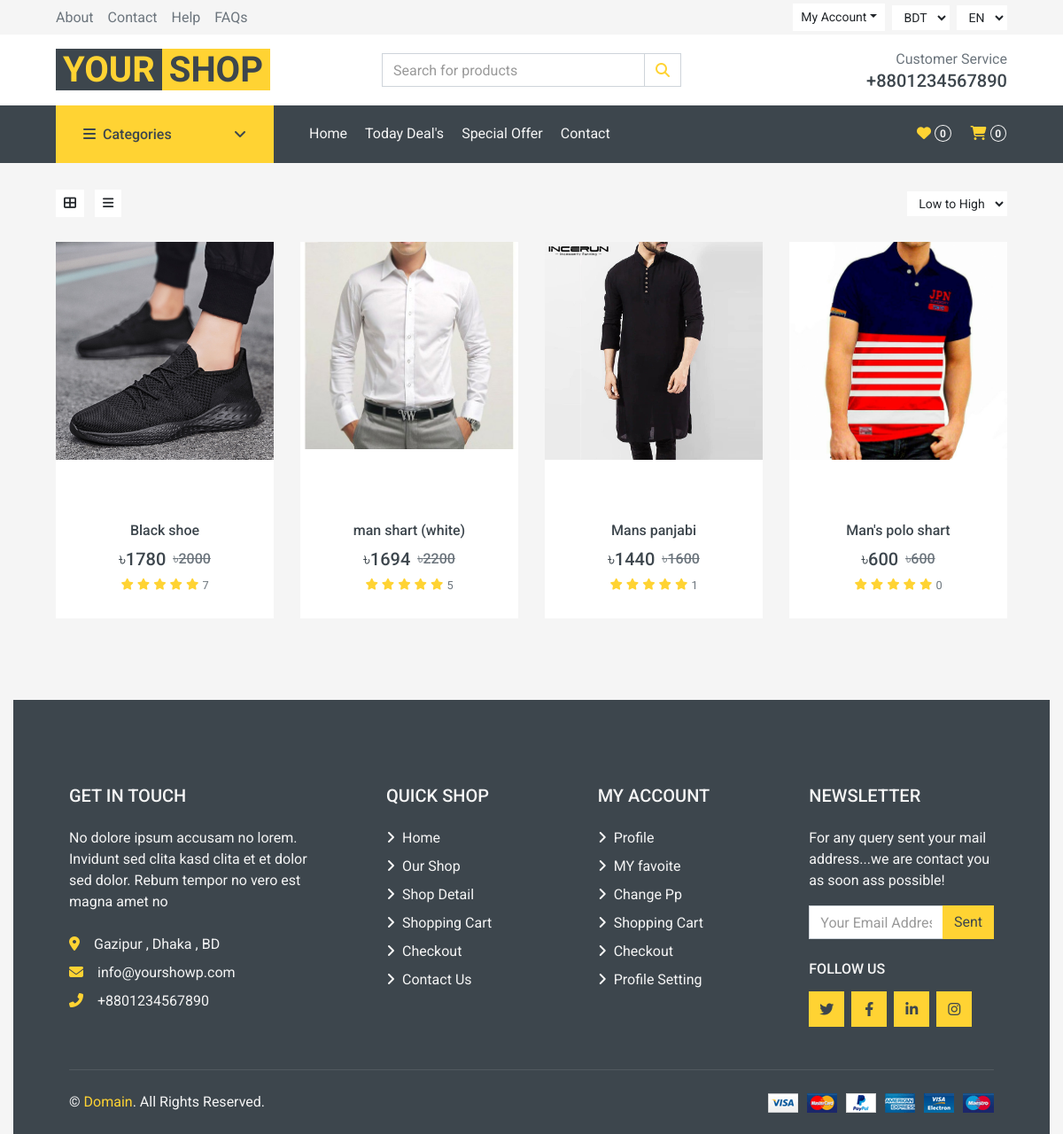
The page /top.php on the database its author committed.
### tables this page shows
CREATE TABLE `pdetails` (
  `did` int(11) NOT NULL,
  `pid` int(11) DEFAULT NULL,
  `adate` datetime NOT NULL DEFAULT current_timestamp(),
  `rv` int(11) DEFAULT 0,
  `dis` varchar(500) DEFAULT NULL,
  `addinfo` varchar(100) DEFAULT NULL,
  `mupp` varchar(50) DEFAULT NULL,
  `color` varchar(40) DEFAULT NULL,
  `size` varchar(15) DEFAULT NULL,
  `sold` int(11) NOT NULL DEFAULT 0
);

CREATE TABLE `product` (
  `pid` int(11) NOT NULL,
  `pcode` varchar(20) DEFAULT NULL,
  `pname` varchar(100) DEFAULT NULL,
  `price` int(11) NOT NULL,
  `off` int(11) NOT NULL,
  `pp` varchar(100) DEFAULT NULL,
  `stock` int(11) DEFAULT NULL,
  `catagory` varchar(6) NOT NULL,
  `m` int(11) NOT NULL DEFAULT 0,
  `s` int(11) NOT NULL DEFAULT 0,
  `su` int(11) NOT NULL DEFAULT 0
);

### top.php (the view, shortened to what this page needs)
<?php include 'header.php';?>
<?php $quer=$conn->prepare("select * from pdetails inner join product on pdetails.pid=product.pid order by rv desc");
$quer->execute();
$res=$quer->fetchAll(PDO::FETCH_ASSOC);
?>
<div class="container-fluid">
                <?php
                if(count($res) <= 0){
                    echo '   <div class="npfound container-fluid ">
                    <img class="img-fluid" src="admin/img/nproduct.png" alt="" class="img-flude">
                    </div>';
                }else{
                   echo'        <div class="row px-xl-5">
                   <div class="col-12 pb-1">
                   <div class="d-flex align-items-center justify-content-between mb-4">
                       <div>
                           <button class="btn btn-sm btn-light"><i class="fa fa-th-large"></i></button>
                           <button class="btn btn-sm btn-light ml-2"><i class="fa fa-bars"></i></button>
                       </div>
                       <div class="ml-2">
                           <div class="btn-group">
                               <select class="btn btn-sm btn-light dropdown-toggle fbp" data-toggle="dropdown">
                               <option value="lth"> <a class="dropdown-item" href="#">Low to High</a></option>
                               <option value="htl"> <a class="dropdown-item" href="#">Hige to low</a></option>
                               </select>
                           </div>
                       </div>
                   </div>
               </div>
                   <div class="col-12 getcdata"> <div class="row pb-3">
                   ';
                    foreach ($res as $key => $value) {
                        echo ' <div class="col-lg-3 col-md-4 col-sm-6 pb-1">
                        <div class="product-item bg-light mb-4">
                            <div class="product-img position-relative overflow-hidden">
                                <img class="img-fluid w-100" src="admin/img/products/'.$value['pp'].'" alt="'.$value['pname'].'">
                                <div class="product-action">
                                <a class="btn btn-outline-dark btn-square add_carti" data-attr="'.$value['pid'].'" href=""><i class="fa fa-shopping-cart"></i></a>
                                <a class="btn btn-outline-dark btn-square add_favi" data-attr="'.$value['pid'].'" href=""><i class="far fa-heart"></i></a>
                                <a class="btn btn-outline-dark btn-square" href="single.php?pid='.$value['pid'].'"><i class="fa fa-search"></i></a>
                                </div>
                            </div>
                            <div class="text-center py-4">
                                <a class="h6 text-decoration-none text-truncate" href="">'.$value['pname'].'</a>
                                <div class="d-flex align-items-center justify-content-center mt-2">
                                    <h5>৳';
                                    $price=$value['price'];
                                    $off=$value['off'];
                                    $disprice=$price/100*$off;
                                    echo $disprice=$price-$disprice;
                                    echo '</h5><h6 class="text-muted ml-2"><del>৳'.$value['price'].'</del></h6>
                                </div>
                                <div class="d-flex align-items-center justify-content-center mb-1">
                                    <small class="fa fa-star text-primary mr-1"></small>
                                    <small class="fa fa-star text-primary mr-1"></small>
                                    <small class="fa fa-star text-primary mr-1"></small>
                                    <small class="fa fa-star text-primary mr-1"></small>
                                    <small class="fa fa-star text-primary mr-1"></small>
                                    <small>'.$value['rv'].'</small>
                                </div>
                            </div>
                        </div>
                    </div>';
                    }
                    echo '<div class="col-12">';
                    echo '</div>
                </div></div>
            </div>';
                }
                ?>
<?php include 'footer.php';?>

### css/castom.css (style rules this page uses)
.product-img { height: 290px; }

### rows shown on the page
pdetails: pid.pname (picture), pid.pname "Black shoe", disprice "1780", pid.price "2000", rv "7"
pdetails: pid.pname (picture), pid.pname "man shart (white)", disprice "1694", pid.price "2200", rv "5"
pdetails: pid.pname (picture), pid.pname "Mans panjabi", disprice "1440", pid.price "1600", rv "1"
pdetails: pid.pname (picture), pid.pname "Man's polo shart", disprice "600", pid.price "600", rv "0"
